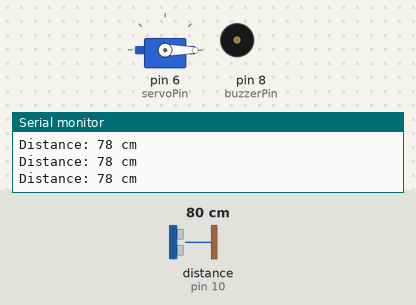
A sketch run on a simulated Arduino Uno, built with avr-gcc and run on an emulated ATmega328P. Parts: servo, buzzer (waves = sounding, pin HIGH), the last lines printed to the serial monitor. Wiring (inferred from the names in the program): ultrasonic range finder: trigger pin 9; echo pin 10. Inputs (shaded band) come from the test bench; at power-on: distance to the obstacle (sensor on pin 10) 80 cm. The echo pulse lasts 58.3 µs per cm; pins used as bus, display or sensor lines are not drawn.

Above: at 1.2 s.
1.3 s: distance to the obstacle (sensor on pin 10) set to 54 cm
2.8 s: distance to the obstacle (sensor on pin 10) set to 47 cm
At 3.3 s:
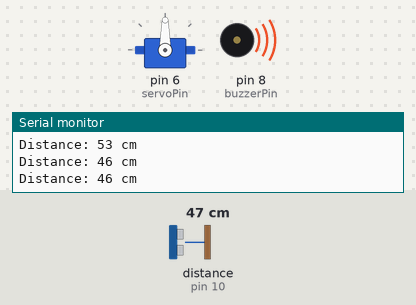
4.3 s: distance to the obstacle (sensor on pin 10) set to 60 cm
At 5.1 s:
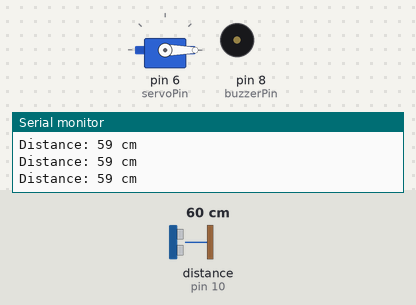
5.9 s: distance to the obstacle (sensor on pin 10) set to 2 cm
At 7.2 s:
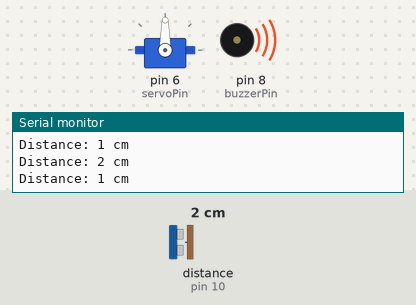
Timing chart, 0 to 8.5 s (numbered marks = the images above; inputs shaded):
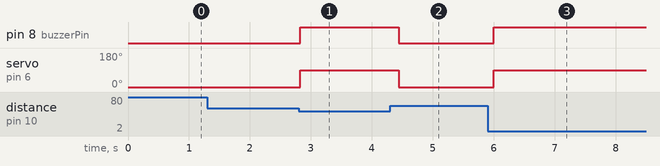

The sketch:

Code.ino
```cpp
#include <Servo.h>

Servo warningServo;

// Ultrasonic sensor pins
const int trigPin = 9;
const int echoPin = 10;

// Buzzer pin
const int buzzerPin = 8;

// Servo pin
const int servoPin = 6;

long duration;
int distance;

void setup() {
  pinMode(trigPin, OUTPUT);
  pinMode(echoPin, INPUT);
  pinMode(buzzerPin, OUTPUT);

  warningServo.attach(servoPin);
  warningServo.write(0);

  Serial.begin(9600);
}

void loop() {

  // Send ultrasonic signal
  digitalWrite(trigPin, LOW);
  delayMicroseconds(2);

  digitalWrite(trigPin, HIGH);
  delayMicroseconds(10);
  digitalWrite(trigPin, LOW);

  // Receive reflected signal
  duration = pulseIn(echoPin, HIGH);

  // Calculate distance in cm
  distance = duration * 0.034 / 2;

  Serial.print("Distance: ");
  Serial.print(distance);
  Serial.println(" cm");

  // If object/snake comes close
  if (distance > 0 && distance <= 50) {

    // Buzzer ON
    digitalWrite(buzzerPin, HIGH);

    // Move servo to warning position
    warningServo.write(90);

    delay(300);

  } else {

    // Buzzer OFF
    digitalWrite(buzzerPin, LOW);

    // Servo back to normal position
    warningServo.write(0);
  }

  delay(100);
}
```

Measured:
- the behaviour switches between 52 and 51 cm on distance to the obstacle (sensor on pin 10) (found by bisection; images 0 and 1)
- after the input at 2.8 s, pin 8 (buzzerPin): LOW → HIGH at once; servo on pin 6 (servoPin): 0° → 90° at once
- after the input at 4.3 s, pin 8 (buzzerPin): HIGH → LOW after 0.14 s; servo on pin 6 (servoPin): 90° → 0° after 0.14 s
- after the input at 5.9 s, pin 8 (buzzerPin): LOW → HIGH after 0.10 s; servo on pin 6 (servoPin): 0° → 90° after 0.10 s
